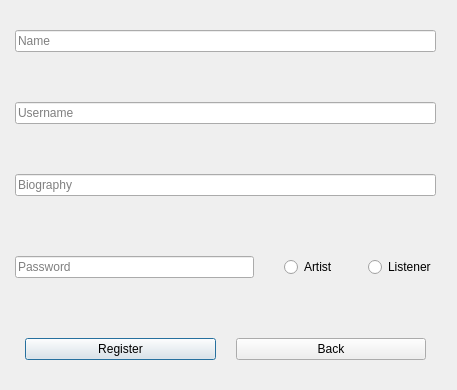
<?xml version="1.0" encoding="UTF-8"?>
<ui version="4.0">
 <class>RegisterWindow</class>
 <widget class="QDialog" name="RegisterWindow">
  <property name="geometry">
   <rect>
    <x>0</x>
    <y>0</y>
    <width>457</width>
    <height>390</height>
   </rect>
  </property>
  <property name="windowTitle">
   <string>Dialog</string>
  </property>
  <widget class="QWidget" name="layoutWidget">
   <property name="geometry">
    <rect>
     <x>15</x>
     <y>20</y>
     <width>421</width>
     <height>351</height>
    </rect>
   </property>
   <layout class="QVBoxLayout" name="verticalLayout">
    <property name="spacing">
     <number>50</number>
    </property>
    <item>
     <layout class="QVBoxLayout" name="verticalLayout_2">
      <property name="spacing">
       <number>50</number>
      </property>
      <item>
       <widget class="QLineEdit" name="fullNameLineEdit">
        <property name="readOnly">
         <bool>false</bool>
        </property>
        <property name="placeholderText">
         <string>Name</string>
        </property>
       </widget>
      </item>
      <item>
       <widget class="QLineEdit" name="userNameLineEdit">
        <property name="placeholderText">
         <string>Username</string>
        </property>
       </widget>
      </item>
      <item>
       <widget class="QLineEdit" name="bioLineEdit">
        <property name="placeholderText">
         <string>Biography</string>
        </property>
       </widget>
      </item>
     </layout>
    </item>
    <item>
     <layout class="QHBoxLayout" name="horizontalLayout_2">
      <property name="spacing">
       <number>30</number>
      </property>
      <item>
       <widget class="QLineEdit" name="passwordLineEdit">
        <property name="placeholderText">
         <string>Password</string>
        </property>
       </widget>
      </item>
      <item>
       <widget class="QRadioButton" name="artistRadioButton">
        <property name="text">
         <string>Artist</string>
        </property>
       </widget>
      </item>
      <item>
       <widget class="QRadioButton" name="listenerRadioButton">
        <property name="text">
         <string>Listener</string>
        </property>
       </widget>
      </item>
     </layout>
    </item>
    <item>
     <layout class="QHBoxLayout" name="horizontalLayout_3">
      <property name="spacing">
       <number>20</number>
      </property>
      <property name="leftMargin">
       <number>10</number>
      </property>
      <property name="rightMargin">
       <number>10</number>
      </property>
      <item>
       <widget class="QPushButton" name="registerButton">
        <property name="text">
         <string>Register</string>
        </property>
       </widget>
      </item>
      <item>
       <widget class="QPushButton" name="backButton">
        <property name="text">
         <string>Back</string>
        </property>
       </widget>
      </item>
     </layout>
    </item>
   </layout>
  </widget>
 </widget>
 <resources/>
 <connections/>
</ui>
